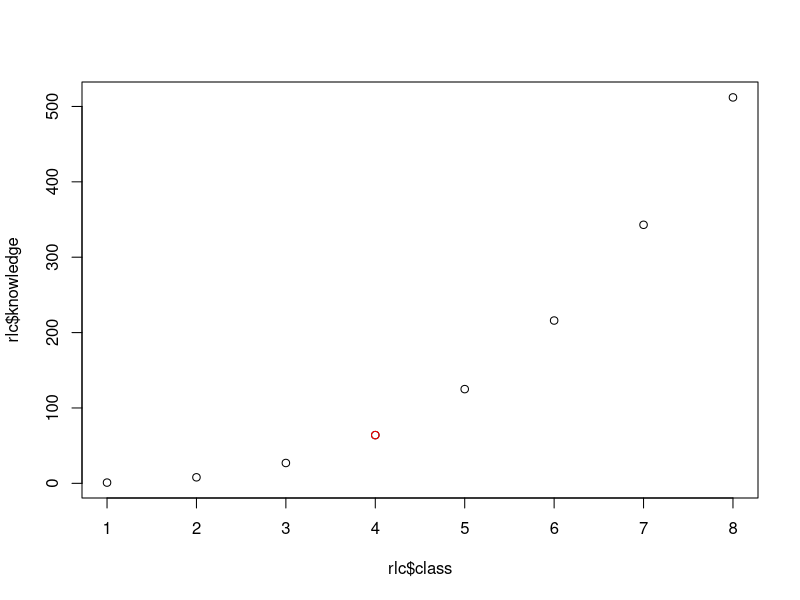

Reproduce this figure in R. (Note: this script raises an error after producing the figure.)
#####################################################################
############################## DPLYR ################################
#####################################################################



#####################################################################
# PART 0. LEARNING CURVE
#####################################################################

# R learning curve
library(dplyr)
rlc <- tibble(class = 1:8,
             knowledge = (1:8)^3)
class <- 4
plot(rlc$class, rlc$knowledge)
points(rlc$class[class], rlc$knowledge[class], col = "red")



#####################################################################
# PART 1. SUMMARY
#####################################################################

# The dplyr package is THE R PACKAGE
# So let's load it
library(dplyr)
library(stringr)
library(ggplot2)


# Let's load the datasets

accidents #UO: Accident
contractes_menors #UO: contracte
festivals #UO: festival
municipi #UO: municipi
lloguer_any #UO: ??
rendacs #UO: ??
cens_gc #UO: individu


# At the end of this module, you will (almost) learn to do things like this 
lloguer_any |> 
  group_by(any, nom_districte) |> 
  summarize(preu = mean(preu, na.rm = T)) |> 
  ggplot(aes(x = any, y = preu, col = nom_districte)) +
  geom_line() +
  theme_minimal()




#####################################################################
# PART 2. VARIABLES
#####################################################################

# Very important to remember what we can do and what we can't do with a type of variable.

#     - Categorical nominal: No order
#     - Categorical ordinal: Order, distance not known
#     - Numeric interval: Order, distance is known, zero no meaning
#     - Numeric ratio: Order, distance is known, zero has meaning


## CATEGORICAL NOMINAL: No order
#    - Store as: Character vector, Factor
#    - Wrangle: Stringr package
#    - Equality: ==
#    - Equality: %in%
#    - Not equality: !=


## CATEGORICAL ORDINAL: Order, distance not known
#    - Store as: Ordered factor
#    - Wrangle: Forcats package
#    - Equality: ==
#    - Equality: %in%
#    - Not equality: !=
#    - More than: >
#    - More or equal than: >=
#    - Less than: <
#    - Less or equal than: <=


## NUMERIC INTERVAL: Order, distance is known, zero no meaning
#    - Store as: Numeric, Integer, Date
#    - Equality: ==
#    - Equality: %in%
#    - Not equality: !=
#    - More than: >
#    - More or equal than: >=
#    - Less than: <
#    - Less or equal than: <=
#    - Sometimes, sums and differences: +, -
#    - Also max, min, etc.



## NUMERIC RATIO: Order, distance is known, zero has meaning
#    - Store as: Numeric
#    - Equality: ==
#    - Equality: %in%
#    - Not equality: !=
#    - More than: >
#    - More or equal than: >=
#    - Less than: <
#    - Less or equal than: <=
#    - Sums: +
#    - Differences: -
#    - Multiplication: *
#    - Division: /
#    - Other: sqrt(), log(), exp(), max(), min(), mean()...



#####################################################################
# PART 3. DPLYR
#####################################################################

## 3.1. THE PIPE

# For the dplyr package (and other packages), not $ form anymore

#f(d$v)
# f(d, v)
# d |> f(v)

# then:
# f1(f1(d, v1), v2)
# d |> f1(v1) |> f2(v2)


## 3.2. ROW FUNCTIONS ##########################

### 3.2.1. FILTER
# Reduces the number of rows according to a certain criteria
lloguer_any
glimpse(lloguer_any)
unique(lloguer_any$nom_districte)
unique(lloguer_any$any)

lloguer_any |> 
  filter(nom_districte == "XXXXXXXXXX")

lloguer_any |> 
  filter(nom_districte == "XXXXXXXXXX" & any >= XXXXXX)

lloguer_any |> 
  filter(preu == max(preu, na.rm = T)) # <- na.rm!!! mean, median, max, min...

festivals |> 
  filter(str_detect(nom_del_festival, "Jazz"))



#### ExErSiSe!!!!

# Quins accidents s'han produït al carrer Agustina Saragossa?
accidents

# Quins accidents s'han produït en Dimecres (descripcio_dia_setmana) durant la segona quinzena del mes (dia_mes) ...
# ... en què el tipus de vehicle implicat era un taxi (desc_tipus_vehicle_implicat)
accidents







### 3.2.2. ARRANGE
# Arranges from MORE TO LESS or for LESS TO MORE

rendacs
glimpse(rendacs)

rendacs |> 
  arrange(seccio_censal)

rendacs |> 
  arrange(desc(XXXXXXX))

rendacs |> 
  arrange(desc(XXXXXXX), desc(XXXXXXX))


#### ExErSiSe!!!!

# Barri amb menys renda per càpita? (data problem?)
rendacs

# Filtra pel districte de Ciutat Vella i ordena les dades en ordre descendent 
rendacs |> 
  filter() |> 
  arrange()

# Festivals de música amb més assistents a Barcelona
festivals |> 
  filter(ambit == "XXXXXXX") |> 
  arrange(desc(assistents_a_barcelona))



### 3.2.3. COUNT
#counts the number of categories in a vector

accidents |> 
  count(nom_carrer)

#Rànking de proveidors que han aconseguit més contractes menors a l'Ajuntament de Barcelona
contractes_menors


#Qui s'ha emportat més pasta 'menor'? To be continued...






## 3.3. COLUMN FUNCTIONS ##########################


### 3.3.1. SELECT
# Select vectors
glimpse(accidents)

accidents |> 
  select(descripcio_tipus_dia, hora_dia, descripcio_causa_vianant, desc_tipus_vehicle_implicat, descripcio_sexe, edat)

accidents |> 
  select(-numero_expedient)

accidents |> 
  select(nom_districte, nom_barri, descripcio_torn:descripcio_victimitzacio)


#### ExErSiSe!!!!

# Filtra per ultim any, primer trimestre i Ciutat Vella...
# Selecciona nom_barri, preu i preu_m2
# Ordena per preu_m2 en ordre descendent
lloguer_any



  
### 3.3.2. MUTATE
# Modifies the values of a vector or creates a new one

municipi |> 
  mutate(densitat = poblacio / superficie_km2)


#Municipis amb altitud superior a 900m, crea densitat i ordena de major a menor
municipi


#### ExErSiSe!!!!

#Filtra per festivals de titularitat privada...
#...crea la variable durada amb la durada del festival...
#...elimina la columna any (no és una variable), data_inici, data_fi...
#... ordena les dades per durada, ordre descendent
festivals


